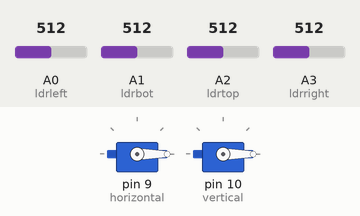
A sketch run on a simulated Arduino Uno, built with avr-gcc and run on an emulated ATmega328P. On the bench: 2 × servo. The inputs (shaded band) are chosen by the test bench; at power-on: A0 (ldrleft) = 512, A1 (ldrbot) = 512, A2 (ldrtop) = 512, A3 (ldrright) = 512.

Above: at 1.7 s.
1.8 s: A0 (ldrleft) set to 525
At 2.97 s:
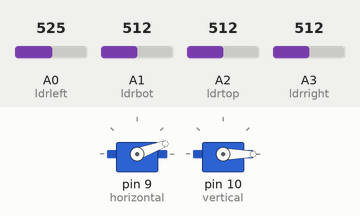
4.8 s: A1 (ldrbot) set to 530
At 5.0 s:
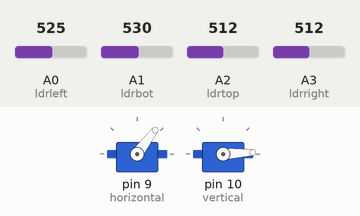
At 5.85 s:
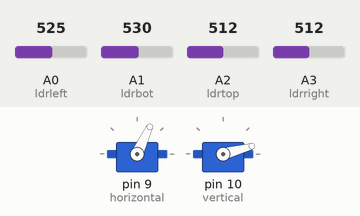
7.8 s: A2 (ldrtop) set to 716
10.8 s: A3 (ldrright) set to 716
13.8 s: A2 (ldrtop) set to 546
16.8 s: A2 (ldrtop) set to 513
At 22.2 s:
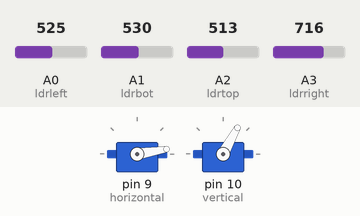
Timing chart, 0 to 22.5 s (numbered marks = the images above; inputs shaded):
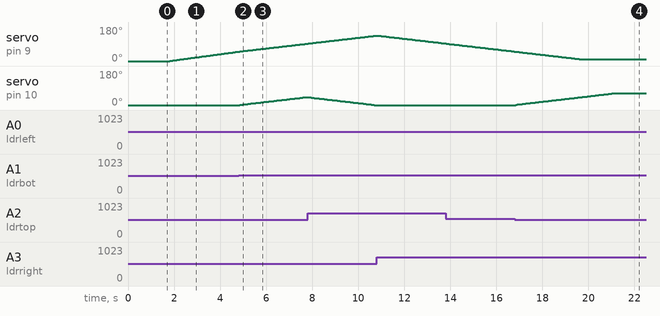

The sketch:

panelv3.ino
```cpp
#include <Servo.h>
//Definiendo Servos
Servo horizontal;
int servoh = 0;
int servohLimitHigh = 180;
int servohLimitLow = 10;

Servo vertical;
int servov = 0;
int servovLimitHigh = 60;
int servovLimitLow = 1;
//Asignando LDRs
int ldrtop = A2; //top LDR
int ldrbot = A1; //top right LDR
int ldrright = A3; // right LDR
int ldrleft = A0; // leftt LDR

 void setup ()
 {
  horizontal.attach(9);
  horizontal.write(0);
  vertical.attach(10);
  vertical.write(0);
  delay(500);
 }

void loop()
{
  //capturando valores analogicos de cada LDR
  int top = analogRead(ldrtop);
  int bot = analogRead(ldrbot);
  int right = analogRead(ldrright);
  int left = analogRead(ldrleft);
  // calculando el Promedio
  int avgtop = top; //Promedio del top LDRs
  int avgbot = bot; //Promedio del bottom LDRs
  int avgleft = left; //Promedio del left LDRs
  int avgright = right; //Promedio del right LDRs

  if (avgtop < avgbot)
  {
    vertical.write(++servov);
    if (servov > servovLimitHigh)
     {
      servov = servovLimitHigh;
     }
    delay(10);
  }
  else if (avgbot < avgtop)
  {
    vertical.write(--servov);
    if (servov < servovLimitLow)
  {
    servov = servovLimitLow;
  }
    delay(10);
  }
  else
  {
    vertical.write(servov);
  }

  if (avgleft > avgright)
  {
    horizontal.write(++servoh);
    if (servoh > servohLimitHigh)
    {
    servoh = servohLimitHigh;
    }
    delay(10);
  }
  else if (avgright > avgleft)
  {
    horizontal.write(--servoh);
    if (servoh < servohLimitLow)
     {
     servoh = servohLimitLow;
     }
    delay(10);
  }
  else
  {
    horizontal.write(servoh);
  }
  delay(50);
}
```

Measured:
- the behaviour switches between 512 and 513 on A0 (ldrleft) (found by bisection; images 0 and 1)
- the behaviour switches between 512 and 513 on A1 (ldrbot) (found by bisection; images 1 and 2)
- after the input at 1.8 s, servo on pin 9 (horizontal): moves from 0° to 50° over 3.0 s, starting at once
- after the input at 4.8 s, servo on pin 10 (vertical): moves from 0° to 42° over 2.9 s, starting after 0.05 s
- after the input at 16.8 s, servo on pin 10 (vertical): moves from 0° to 61° over 4.2 s, starting after 0.05 s
